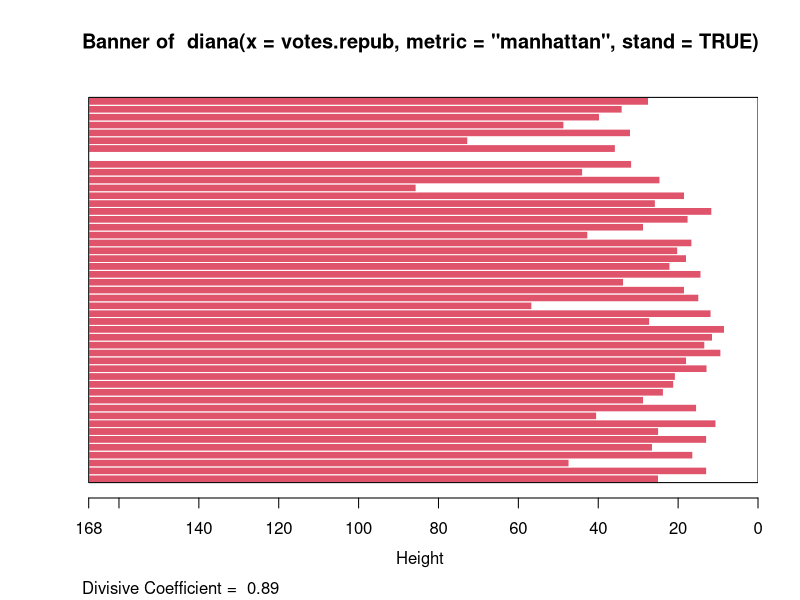
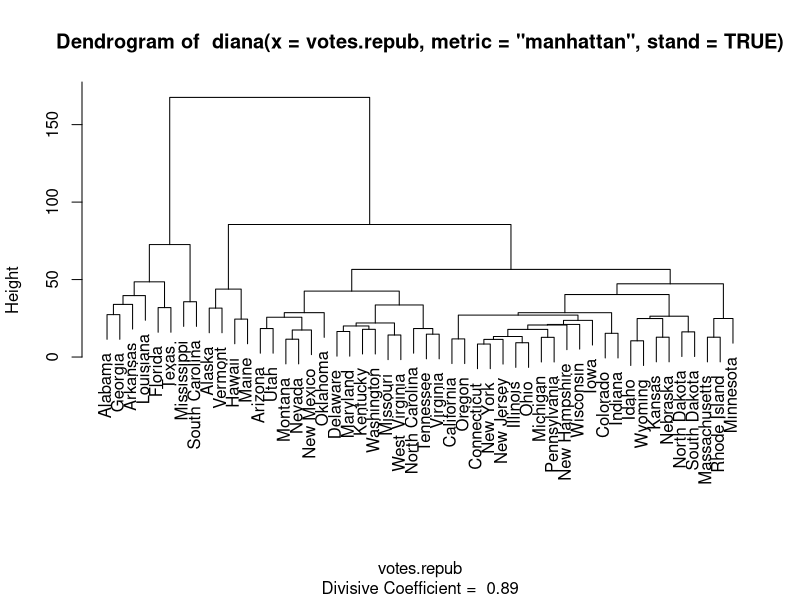
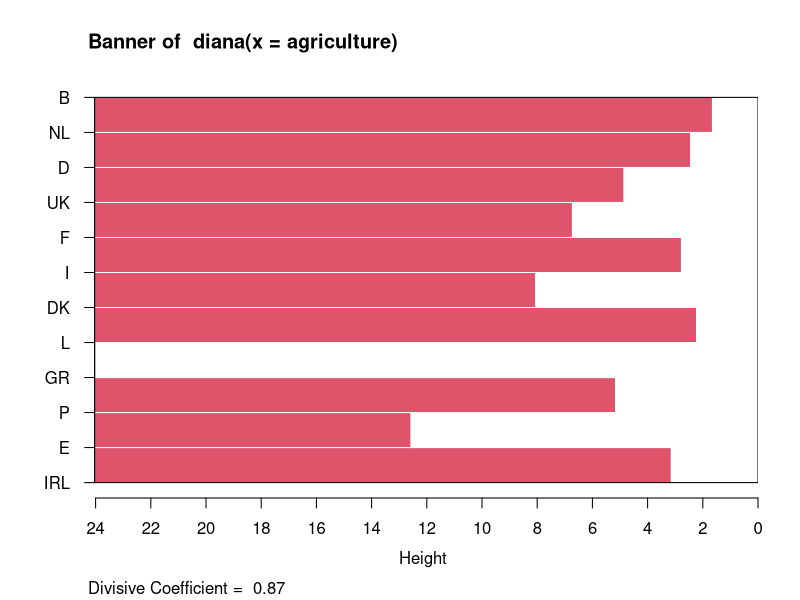
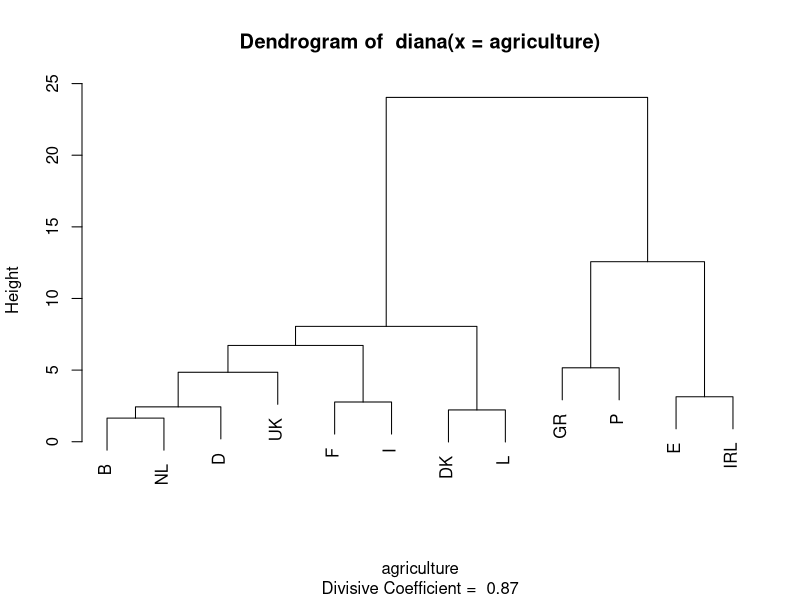
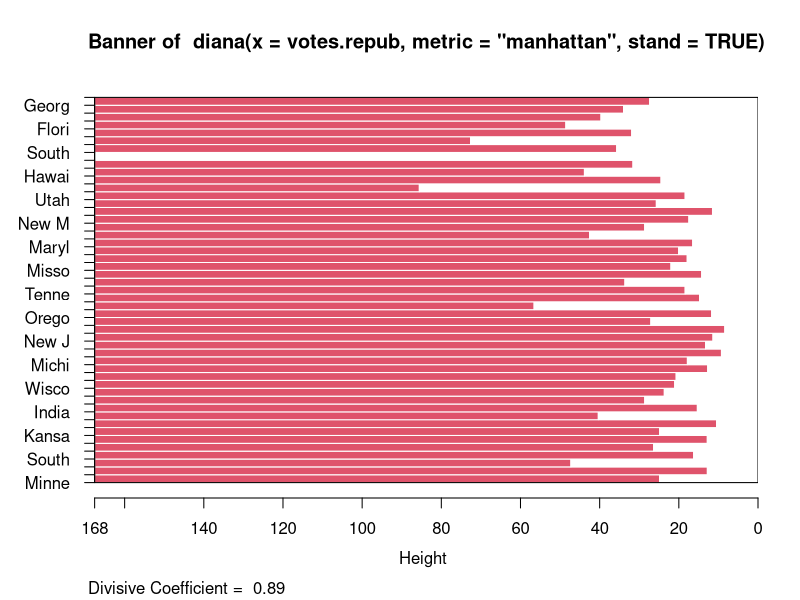
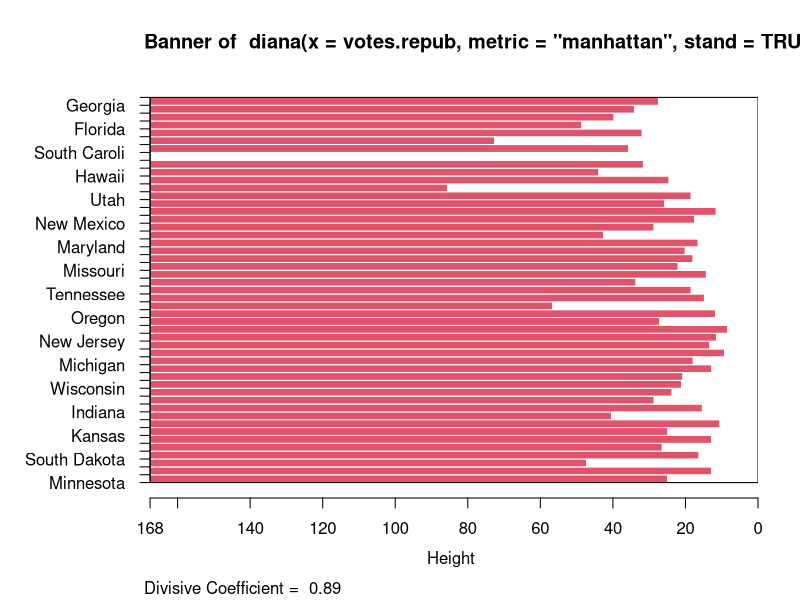

The R script that drew these images, in order:
library(cluster)


### Name: plot.diana
### Title: Plots of a Divisive Hierarchical Clustering
### Aliases: plot.diana
### Keywords: cluster hplot

### ** Examples

example(diana)# -> dv <- diana(....)

plot(dv, which = 1, nmax.lab = 100)

## wider labels :
op <- par(mar = par("mar") + c(0, 2, 0,0))
plot(dv, which = 1, nmax.lab = 100, max.strlen = 12)
par(op)



